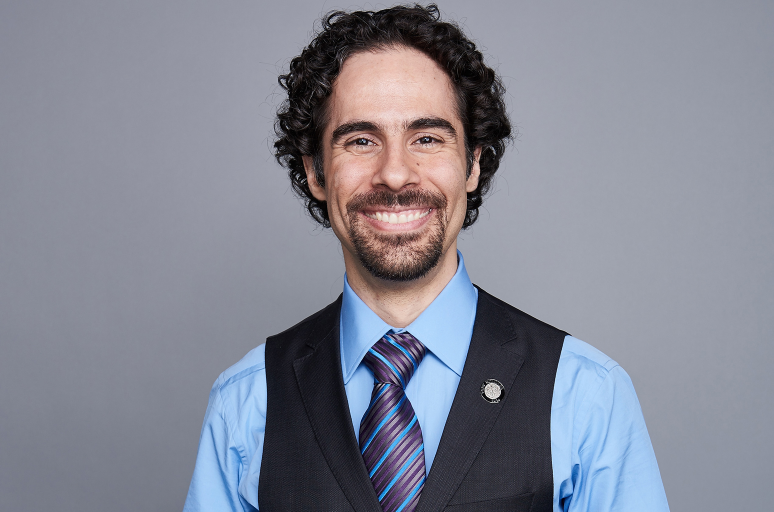
#> input picture MODELO PREENTRENADO (Haar)/imagenes/alex_lacamoire1.jpg, 1548 x 1024 px (shown at 1/2 size); its folder holds only this picture in this run
$ python modelo_preentrenado.py
#> lines starting #> are read from the running program, lines starting #| are printed output that depends on the picture; after the words box and inside, x2 and y2 are one past the last pixel; in counts of white or black regions, pixels touching at a corner belong together
import cv2
import os

# Cargar modelo Haar preentrenado para detección de caras
face_cascade = cv2.CascadeClassifier(cv2.data.haarcascades + 'haarcascade_frontalface_default.xml')

def detect_faces(image_path):
    # Leer la imagen
#> called with image_path = 'imagenes/alex_lacamoire1.jpg'
    image = cv2.imread(image_path)
#> image is the input picture: shape (1024, 1548, 3); mean B, G, R 147, 134, 131.4
    if image is None:
        print(f"Error al cargar la imagen {image_path}")
        return

    # Convertir la imagen a escala de grises
    gray = cv2.cvtColor(image, cv2.COLOR_BGR2GRAY)
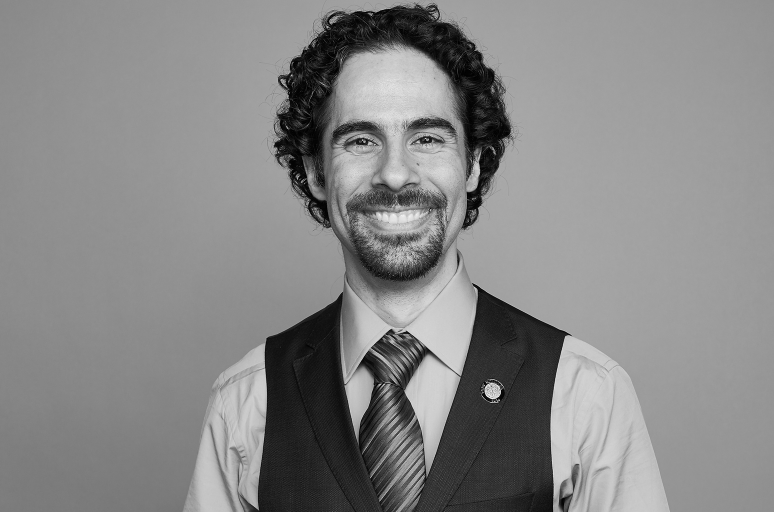
#> gray: shape (1024, 1548) (shown at 1/2 size); min 0, max 255, mean 134.7

    # Detectar caras en la imagen con parámetros ajustados
    faces = face_cascade.detectMultiScale(gray, scaleFactor=1.09, minNeighbors=7, minSize=(30, 30))
#> faces = [[591, 118, 400, 400]]

    # Dibujar rectángulos alrededor de las caras detectadas
    for (x, y, w, h) in faces:
        cv2.rectangle(image, (x, y), (x + w, y + h), (255, 0, 0), 2)
#> this loop made 1 pass
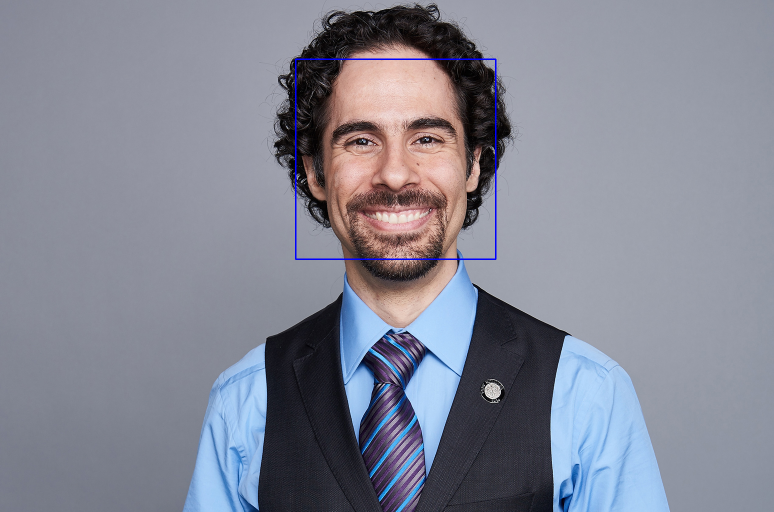
#> image: shape (1024, 1548, 3) (shown at 1/2 size); 0.3% of pixels changed, all inside (x1, y1, x2, y2) = (590, 117, 993, 520)

    # Mostrar la imagen con las caras detectadas
    resized_img = cv2.resize(image, (700, 500))
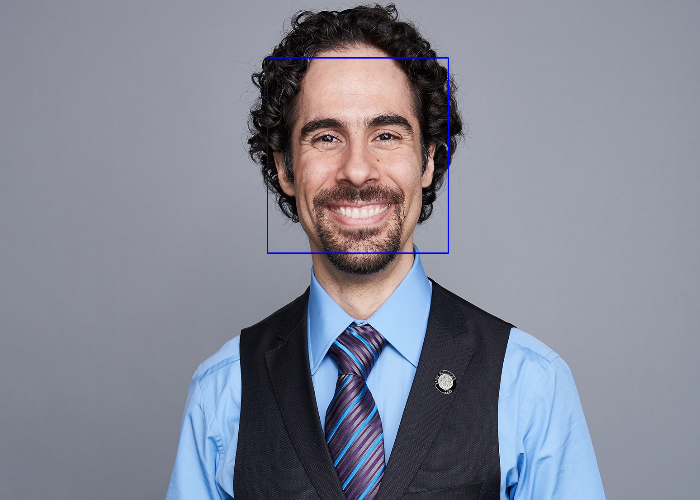
#> resized_img: shape (500, 700, 3); mean B, G, R 147.3, 133.6, 131
    cv2.imshow('Detected Faces', resized_img)
    cv2.waitKey(0)
    cv2.destroyAllWindows()

# Ruta de la carpeta con las imágenes a analizar
folder_path = 'imagenes'

# Iterar sobre los archivos de la carpeta
for filename in os.listdir(folder_path):
    # Construir la ruta completa del archivo
    image_path = os.path.join(folder_path, filename)
    # Verificar que sea un archivo de imagen válido
    if os.path.isfile(image_path) and image_path.lower().endswith(('.png', '.jpg', '.jpeg')):
        detect_faces(image_path)

$ run again, on MODELO PREENTRENADO (Haar)/imagenes/biden2.jpg
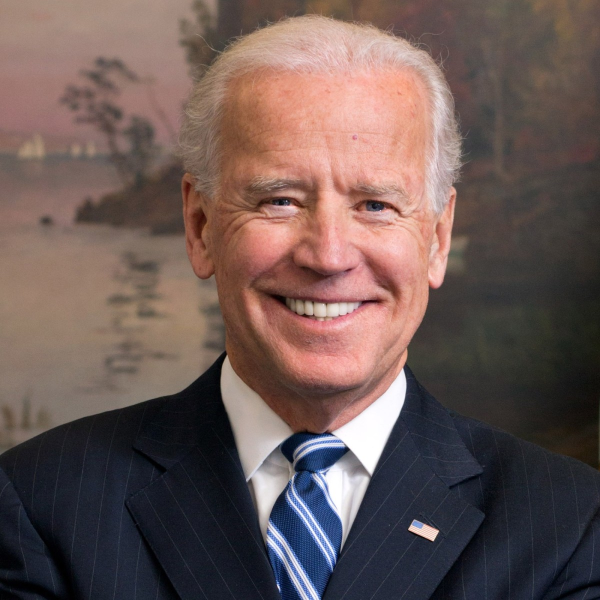
#> input picture MODELO PREENTRENADO (Haar)/imagenes/biden2.jpg, 1200 x 1200 px (shown at 1/2 size)
#> in detect_faces, image is the input picture: shape (1200, 1200, 3); mean B, G, R 84.9, 88.3, 107.1
#> in detect_faces, `gray = cv2.cvtColor(image, cv2.COLOR_BGR2GRAY)`:
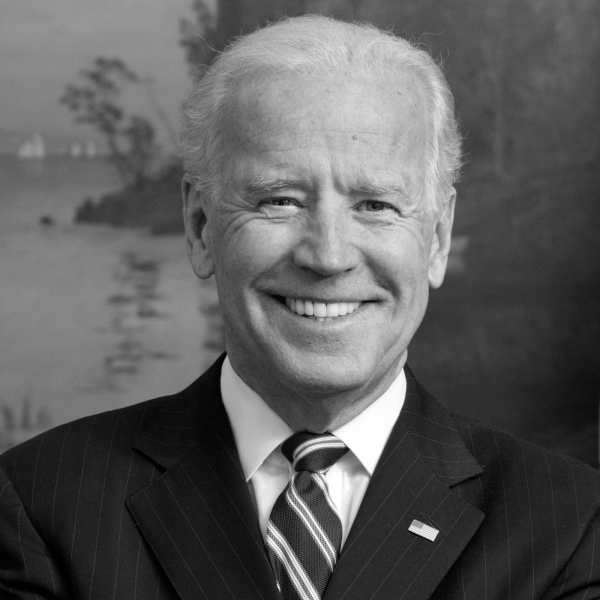
#> gray: shape (1200, 1200) (shown at 1/2 size); min 0, max 255, mean 93.5
#> faces = [[403, 196, 525, 525]]
#> the loop in detect_faces, `for (x, y, w, h) in faces:` made 1 pass
#> in detect_faces, `resized_img = cv2.resize(image, (700, 500))`:
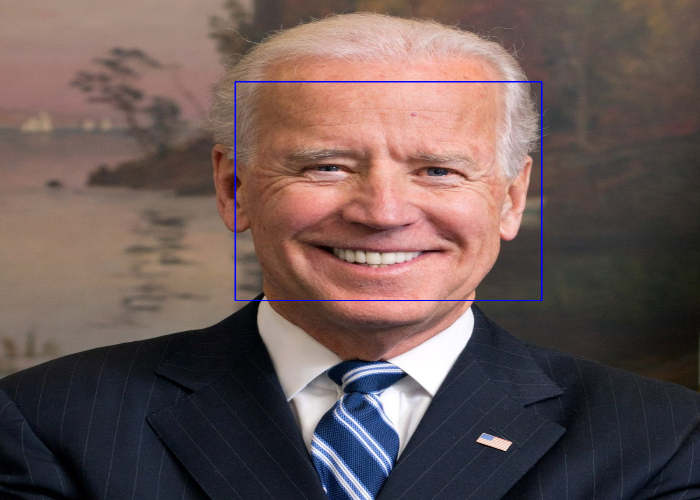
#> resized_img: shape (500, 700, 3); mean B, G, R 85.4, 87.7, 106.3
